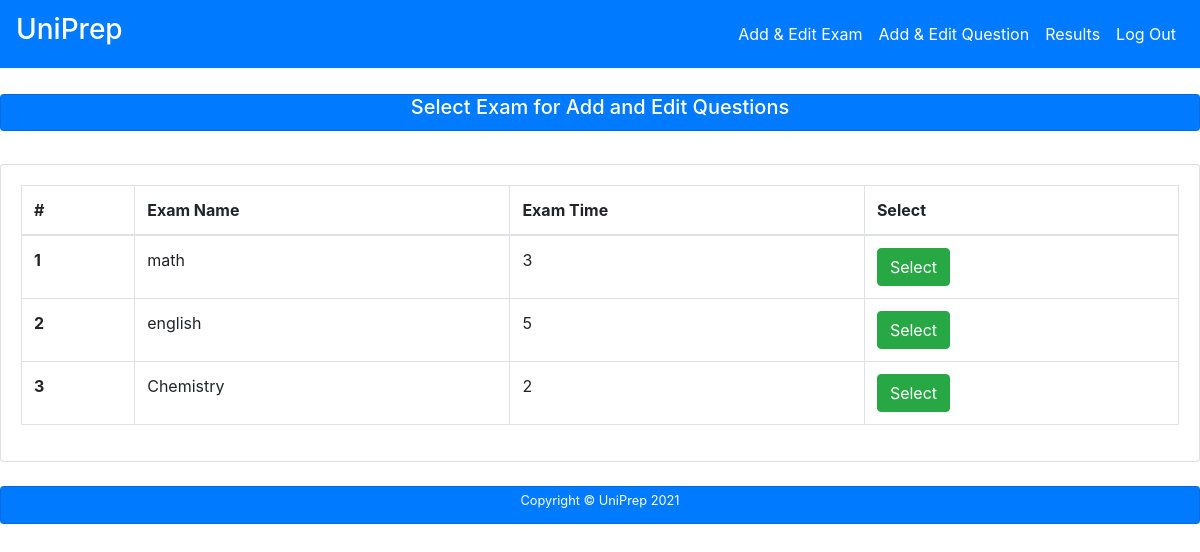
/admin/add_edit_exam_question.php, run on an earlier commit of the app's database.
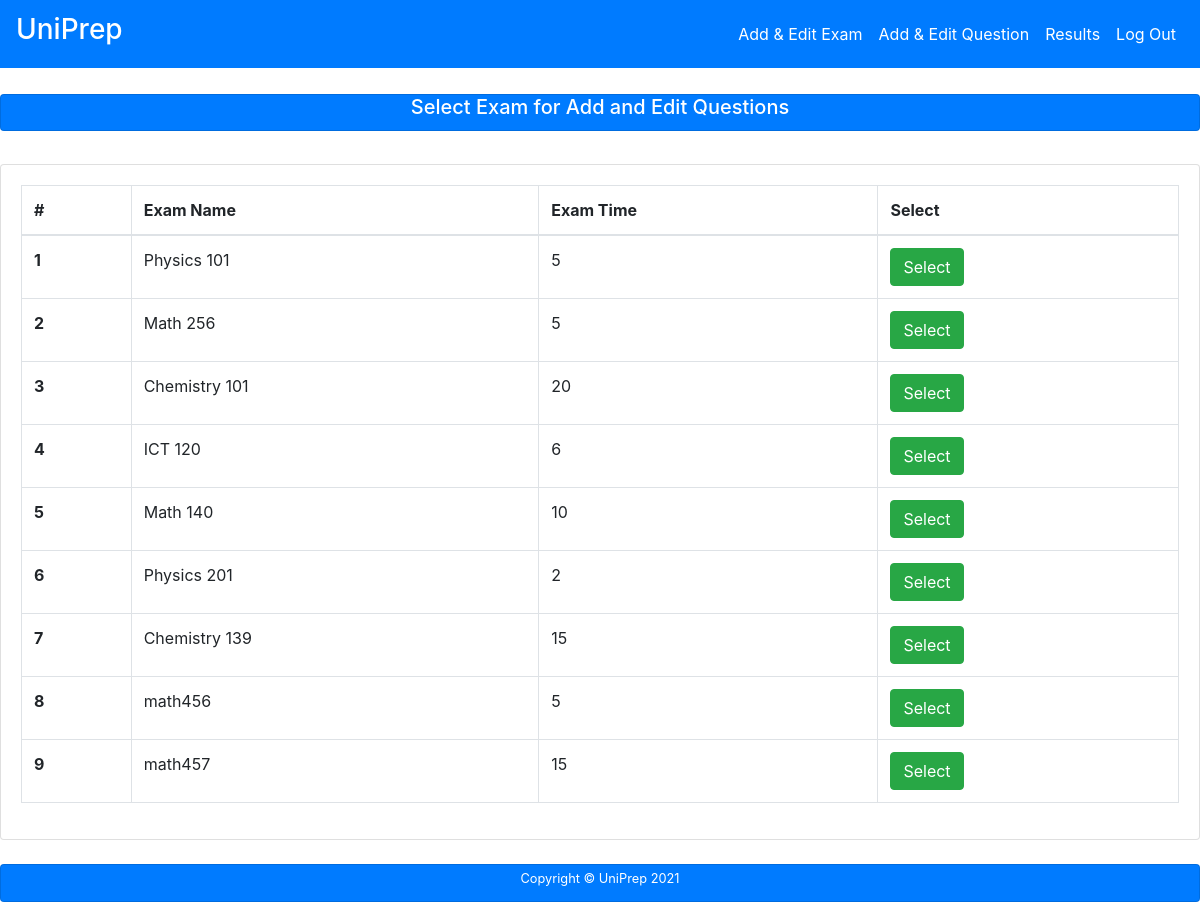
And on a later commit of the database.
### tables this page shows
CREATE TABLE `exam_category` (
  `id` int(5) NOT NULL,
  `category` varchar(100) NOT NULL,
  `exam_time` varchar(5) NOT NULL
);

### admin/add_edit_exam_question.php (the view, shortened to what this page needs)
<?php
include "header.php";
include "../authentication/connection.php";
?>
<br>
<footer id="sticky-footer" class="card text-white bg-primary mb-3" style="height: 1cm;">
  <div class="container text-center">
    <small style="color: white; text-align: center;" ><h5>Select Exam for Add and Edit Questions</h5></small>
  </div>
</footer>
<div class="breadcrumbs">
    <div class="col-sm-12">
    </div>
</div>
<div class="content mt-3">
    <div class="animated fadeIn">
        <div class="row">
            <div class="col-lg-12">
                <div class="card">
                    <div class="card-body">
                        <table class="table table-bordered">
                            <thead>
                                <tr>
                                    <th scope="col">#</th>
                                    <th scope="col">Exam Name</th>
                                    <th scope="col">Exam Time</th>
                                    <th scope="col">Select</th>
                                </tr>
                            </thead>
                            <tbody>
                                <?php
                                $count = 0;
                                $res = mysqli_query($db, "select * from exam_category");
                                while ($row = mysqli_fetch_array($res)) {
                                    $count = $count + 1;
                                ?>
                                    <tr>
                                        <th scope="row"><?php echo $count; ?></th>
                                        <td><?php echo $row["category"]; ?></td>
                                        <td><?php echo $row["exam_time"]; ?></td>
                                        <td><a class="btn btn-success" href="add_edit_questions.php?id=<?php echo $row["id"]; ?>">Select</a></td>
                                    </tr>
                                <?php
                                }
                                ?>
                            </tbody>
                        </table>
                    </div>
                </div>
            </div>
        </div>
    </div>
</div>
<br>
<footer id="sticky-footer" class="card text-white bg-primary mb-3" style="height: 1cm;">
  <div class="container text-center">
    <small style="color: white; text-align: center;" >Copyright &copy; UniPrep 2021</small>
  </div>
</footer>
<?php
include "footer.php";
?>

### admin/header.php (shortened to what this page needs)
<!doctype html>
<html class="no-js" lang="en">
<head>
    <link rel="stylesheet" href="https://maxcdn.bootstrapcdn.com/bootstrap/4.0.0/css/bootstrap.min.css">
</head>
<body>
<nav class="navbar navbar-expand-md navbar-light bg-primary">
<a  class="navbar-brand" href="/uniprep"><h3 style="color:white;">UniPrep</h3></a>
  <div class="collapse navbar-collapse" id="navbarSupportedContent">
    <ul class="navbar-nav ml-auto">
      <li class="nav-item">
        <a class="nav-link" style="color: white;" href="exam_category.php">Add & Edit Exam</a>
      </li>
      <li class="nav-item">
        <a class="nav-link" style="color: white;" href="add_edit_exam_question.php">Add & Edit Question</a>
      </li>
      <li class="nav-item">
        <a class="nav-link" style="color: white;" href="old_exam_results.php">Results</a>
      </li>
      <li class="nav-item">
        <a class="nav-link" style="color: white;" href="logout.php">Log Out</a>
      </li>
    </ul>
  </div>
</nav>
    <div id="right-panel" class="right-panel">
        <header id="header" class="header">
            <div class="header-menu">
                <div class="col-sm-7">
                </div>
                <div class="col-sm-5">
                </div>
            </div>
        </header>

### admin/footer.php (shortened to what this page needs)
</div>
</body>
</html>

What changed in the data, as far as the page shows it:
changed exam_category: category "math" → "Physics 101"; exam_time "3" → "5"
changed exam_category: category "english" → "Math 256"
changed exam_category: category "Chemistry" → "Chemistry 101"; exam_time "2" → "20"
added exam_category: category "ICT 120", exam_time "6"
added exam_category: category "Math 140", exam_time "10"
added exam_category: category "Physics 201", exam_time "2"
added exam_category: category "Chemistry 139", exam_time "15"
added exam_category: category "math456", exam_time "5"
added exam_category: category "math457", exam_time "15"
